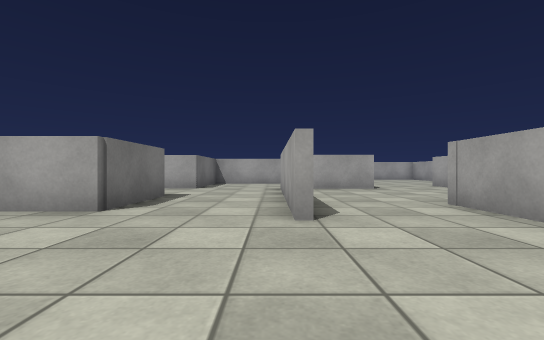
[1] (above)

23 first-person views from a walk through a 3-D level made in the Unity game engine. The camera is 0.55 m above the floor, looks level and sees 90° across. The floor is counted in squares, 1 m on a side. Each view is taken from the middle of a square. On the plan, view 1 faces up. The plan holds only what a view shows up to about 9 squares ahead; the rest is blank. The place goes on beyond the plan. Surface patterns are stand-ins for the level's own textures.

[2]
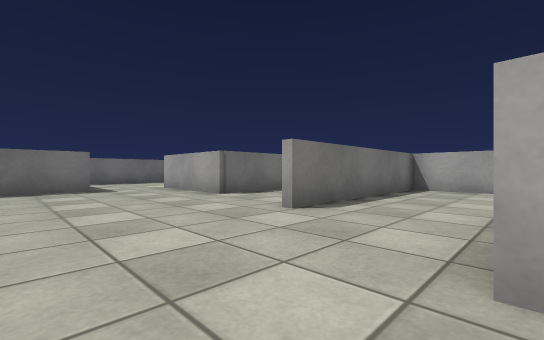

[3]
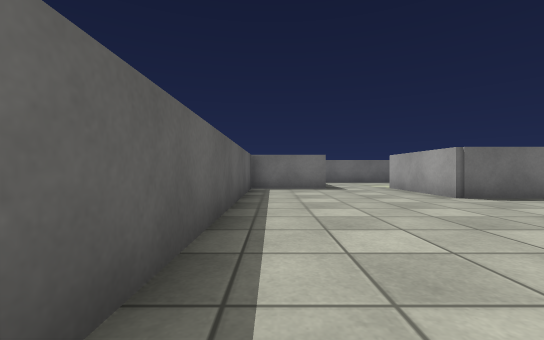

[4]
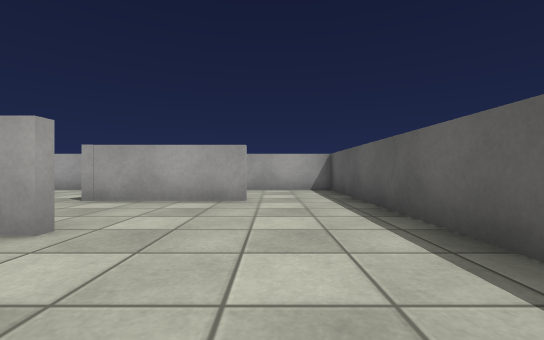

[5]
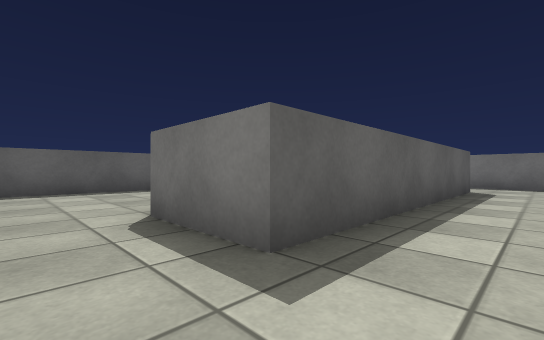

[6]
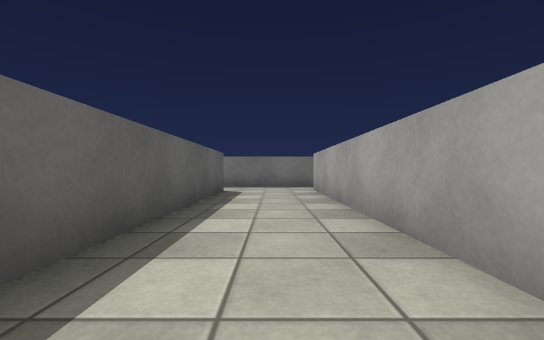

[7]
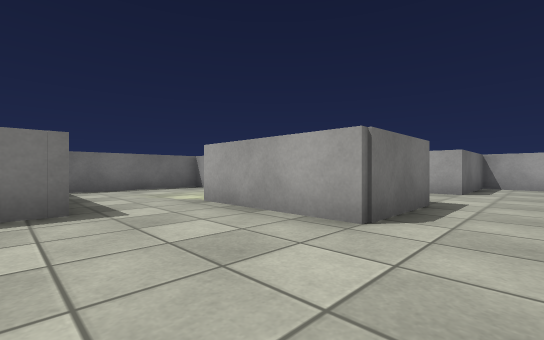

[8]
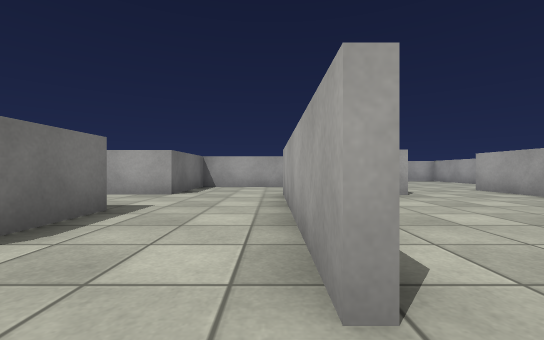

[9]
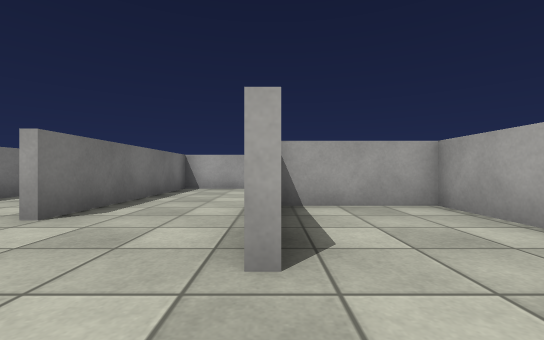

[10]
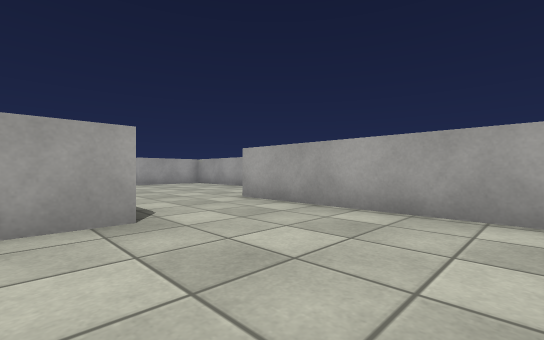

[11]
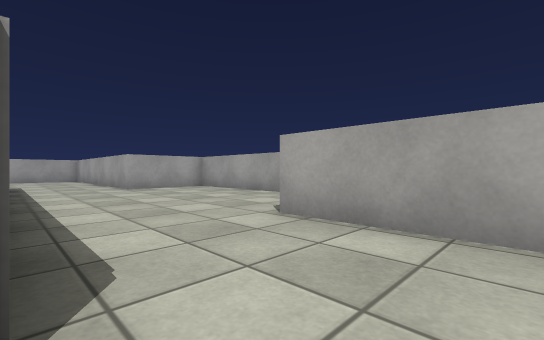

[12]
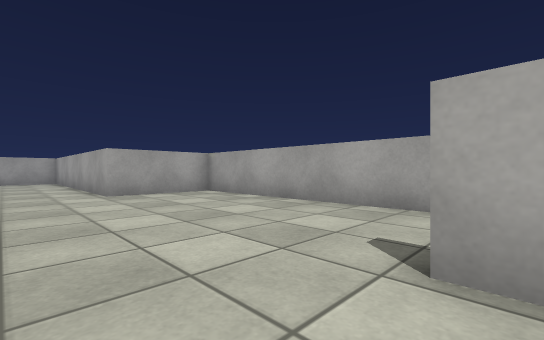

[13]
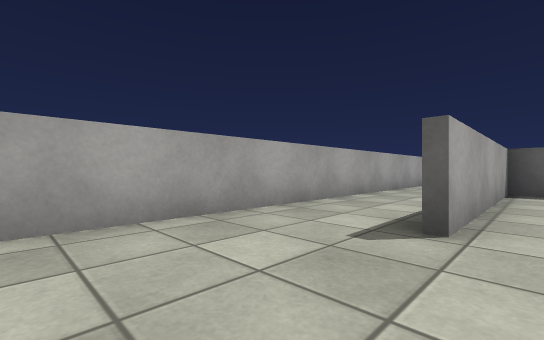

[14]
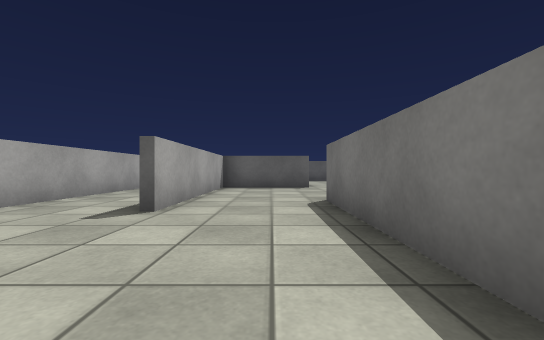

[15]
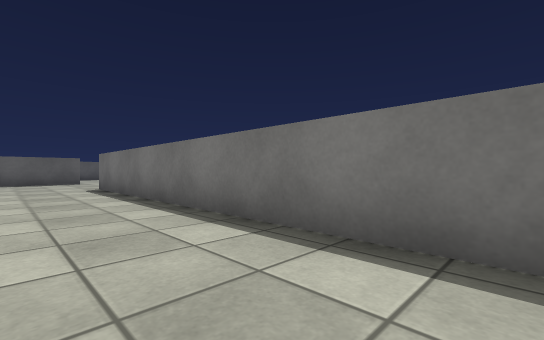

[16]
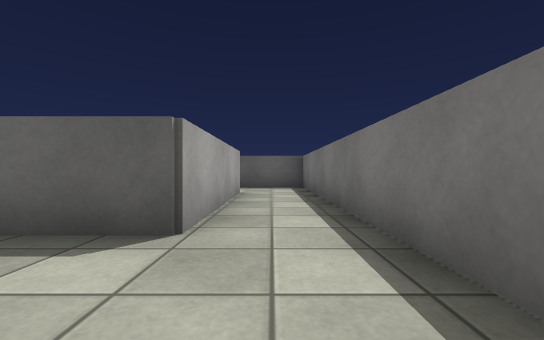

[17]
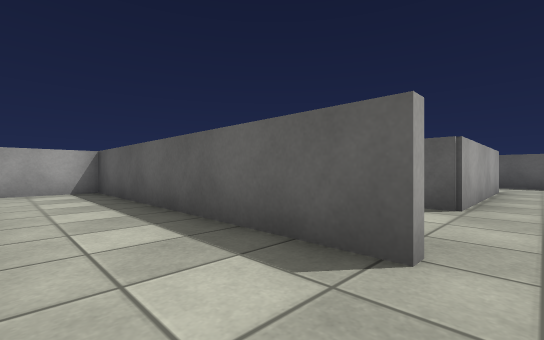

[18]
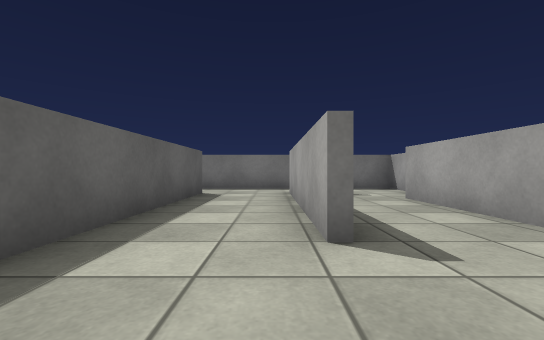

[19]
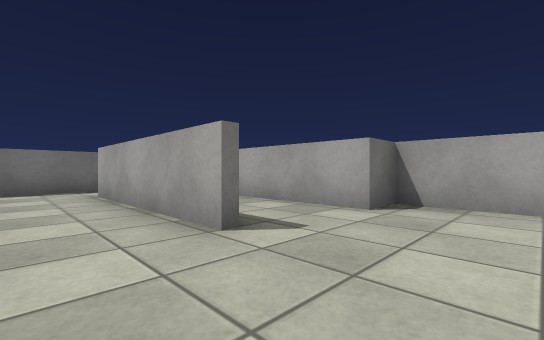

[20]
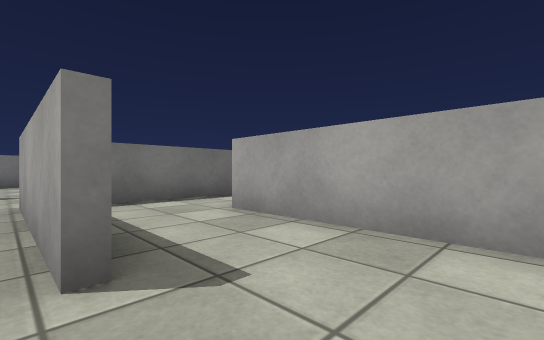

[21]
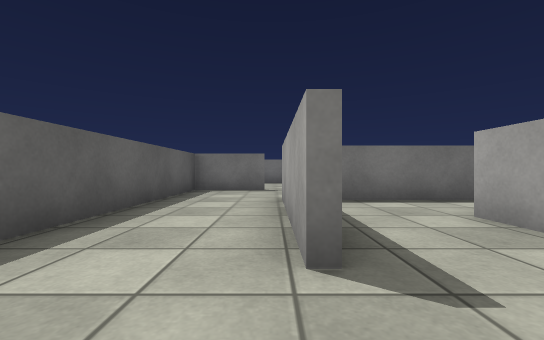

[22]
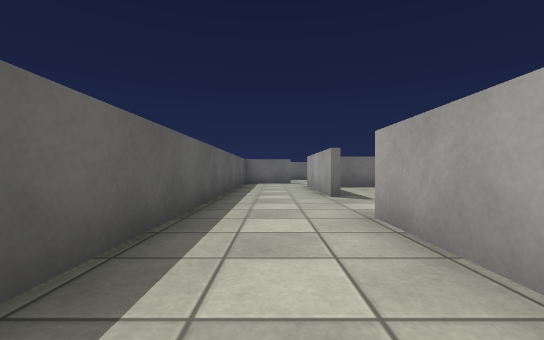

[23]
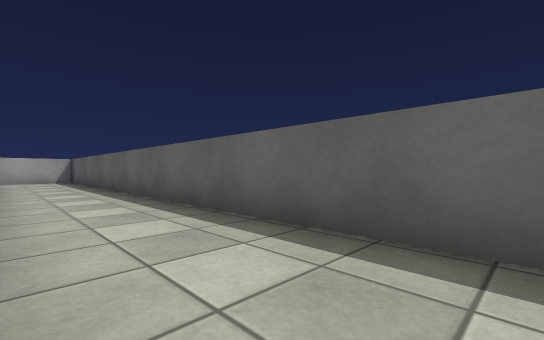

### Floor plan
Ten units are one square. View 1 is at (0, 0); x grows to the right and y downward. Boxes are objects, and circles mark ways between rooms. Rooms are numbered by the first view taken in them; rooms with no view inside come last. Other rooms are left out.
<svg viewBox="-139 -180 223 216">
<path fill="none" stroke="#000" d="M-23 -36 -54 -36M29 -14 29 -26M-50 -16 -50 6 24 6M24 6 56 6 56 -42 31 -42M-23 -81 -94 -81M-92 -57 -23 -57 -23 -36M3 -29 3 -81M29 -26 29 -44 56 -44 56 -76M30 -81 5 -81 5 -29M56 -76 56 -95M30 -170 30 -81M79 -22 79 -153 56 -153 56 -175M-50 -104 -95 -104M-95 -83 -25 -83 -25 -100M-30 -135 -47 -135 -47 -126 -84 -126M-110 -108 -110 -76M-101 -135 -110 -135M-31 8 -53 8M-75 8 -111 8M-134 11 -134 31 45 31M-60 -14 -92 -14M-90 -55 -90 -21M-92 -14 -92 -57M-110 -76 -110 6 -90 6M-6 -109 -23 -109 -23 -81"/>
<circle cx="30" cy="-5" r="3" fill="#2a7"/>
<circle cx="-10" cy="-40" r="3" fill="#2a7"/>
<circle cx="15" cy="-35" r="3" fill="#2a7"/>
<circle cx="-50" cy="-30" r="3" fill="#2a7"/>
<circle cx="-90" cy="-70" r="3" fill="#2a7"/>
<circle cx="-10" cy="-80" r="3" fill="#2a7"/>
<circle cx="45" cy="-85" r="3" fill="#2a7"/>
<circle cx="-100" cy="-80" r="3" fill="#2a7"/>
<circle cx="-65" cy="10" r="3" fill="#2a7"/>
<circle cx="-85" cy="-5" r="3" fill="#2a7"/>
<text x="-10" y="-10">1</text>
<text x="40" y="-10">2</text>
<text x="-40" y="-70">3</text>
<text x="30" y="-50">4</text>
<text x="60" y="-100">5</text>
<text x="-60" y="-100">6</text>
<text x="-30" y="20">7</text>
<text x="-80" y="-10">8</text>
<text x="-60" y="-40">9</text>
<text x="-100" y="-40">10</text>
<text x="-10" y="-90">11</text>
</svg>
Room 1 opens to room 2. Room 1 opens to room 3. Room 1 opens to room 4. Room 1 opens to room 9. Room 3 opens to room 10. Room 3 opens to room 11. Room 4 opens to room 5. Room 6 opens to room 10. Room 7 opens to room 8. Room 8 opens to room 10.

Where each view was taken, in squares from view 1:
view 1: 0 up, 0 right, facing up
view 2: 0 up, 3 right, facing up-left
view 3: 0 up, 3 right, facing left
view 4: 1 up, 2 left, facing right
view 5: 7 up, 1 left, facing down-left
view 6: 7 up, 2 left, facing left
view 7: 1 up, 1 left, facing up-left
view 8: 2 up, 0 right, facing up
view 9: 0 up, 3 right, facing up
view 10: 5 up, 2 right, facing up-right
view 11: 7 up, 3 right, facing up-right
view 12: 9 up, 4 right, facing up-right
view 13: 12 up, 5 right, facing down-right
view 14: 13 up, 4 right, facing down
view 15: 17 up, 5 right, facing down-left
view 16: 8 up, 10 left, facing down
view 17: 10 up, 10 left, facing down-right
view 18: 10 up, 3 left, facing left
view 19: 9 up, 3 left, facing up-left
view 20: 1 down, 6 left, facing up-left
view 21: 1 down, 6 left, facing left
view 22: 2 down, 2 left, facing left
view 23: 1 down, 6 left, facing down-right
